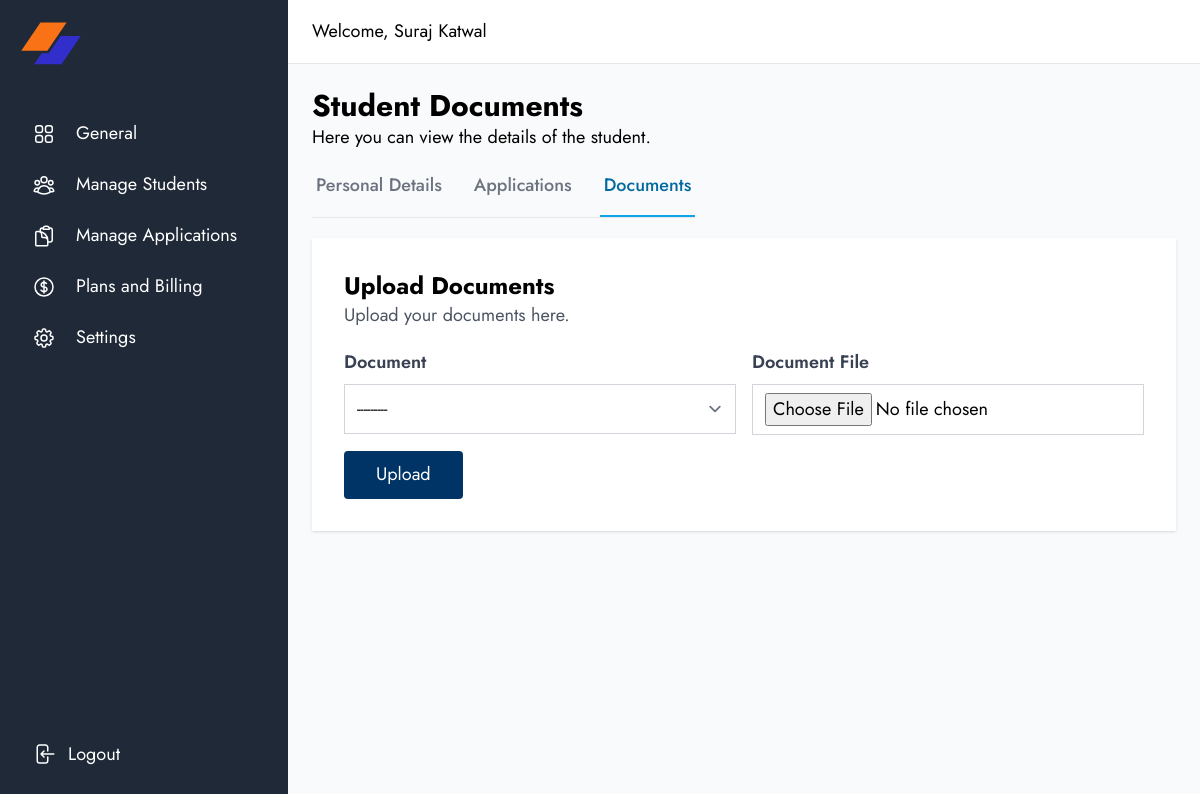
Before: /consultancy/dashboard/student/3/documents/ (signed in) with the older database file.
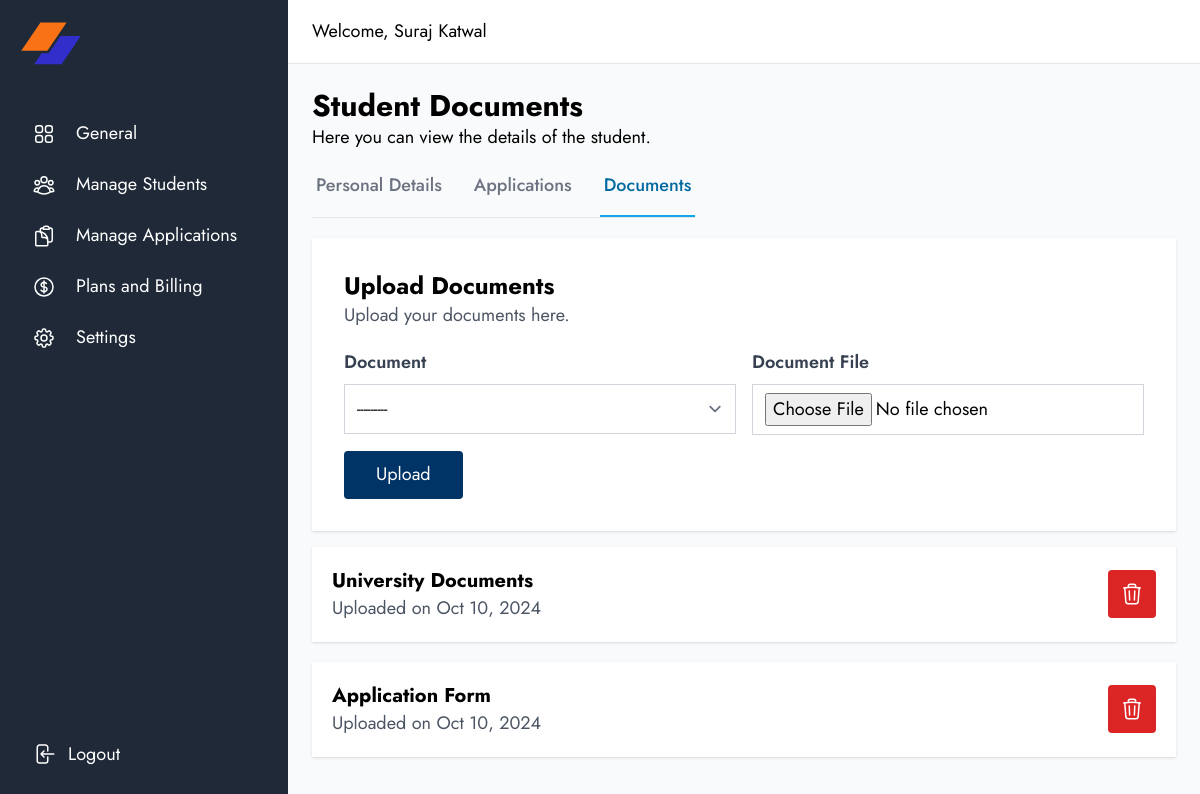
After: the same page with the newer database file.
### student/models.py (models this page shows, shortened)
class Document(models.Model):
    DOCUMENT_CHOICES = (
        ("application_form", "Application Form"),
        ("university_documents", "University Documents"),
        ("business_registration", "Business Registration"),
        ("passport_copy", "Passport Copy"),
        ("visa_request_letter", "Visa Request Letter"),
        ("statement_of_purpose", "Statement of Purpose"),
        ("moe", "MOE"),
        ("character_certificate", "Character Certificate"),
        ("ielts", "IELTS"),
        ("noc_swift", "NOC/Swift"),
        ("medical_report", "Medical Report"),
        ("sponsorship_letter", "Sponsorship Letter"),
        ("ca_report", "CA Report"),
        ("ward_document_relationship", "Ward Document Relationship"),
        ("ward_documents_annual_income", "Ward Documents Annual Income"),
        ("ward_documents_tax_clearance", "Ward Documents Tax Clearance"),
        ("salary_certificate", "Salary Certificate"),
        ("land_lease_agreement", "Land Lease Agreement"),
        ("property_valuation", "Property Valuation"),
        ("lalpurja", "Lalpurja"),
        ("bank_statement", "Bank Statement"),
        ("academic_documents", "Academic Documents"),
        ("others", "Others"),
    )
    STATUS_CHOICES = (
        ("pending", "Pending"),
        ("approved", "Approved"),
        ("rejected", "Rejected"),
    )
    UPLOADER_CHOICES = (
        ("self", "Self"),
        ("consultancy", "Consultancy"),
    )
    user = models.ForeignKey(User, on_delete=models.CASCADE, related_name="documents")
    document = models.CharField(max_length=50, choices=DOCUMENT_CHOICES)
    document_file = models.FileField(upload_to="documents/")
    status = models.CharField(max_length=10, choices=STATUS_CHOICES, default="pending")
    uploader = models.CharField(max_length=20, choices=UPLOADER_CHOICES, default="self")
    created_at = models.DateTimeField(auto_now_add=True)
    updated_at = models.DateTimeField(auto_now=True)
    class Meta:
        db_table = "document"
        verbose_name_plural = "Documents"
        ordering = ["-created_at"]
        unique_together = ("user", "document")

### consultancydocs/views.py (the view)
@login_required(login_url="login")
def student_documents(request, pk):
    if request.user.role != "consultancy":
        messages.error(request, "You are not authorized to view this page.")
        return redirect("error")
    form = DocumentForm(request.POST or None, request.FILES or None)
    student = User.objects.get(pk=pk)
    documents = Document.objects.filter(user=student)
    try:
        if request.method == "POST" and form.is_valid():
            Document.objects.create(user=student, **form.cleaned_data)
            messages.success(request, "Document uploaded successfully.")
    except IntegrityError:
        messages.error(request, "This document already exists.")
    context = {"student": student, "form": form, "documents": documents}
    return render(request, "dashboard/student_documents.html", context)

### student/forms.py
class DocumentForm(forms.ModelForm):
    class Meta:
        model = Document
        fields = [
            "document",
            "document_file",
        ]
        labels = {
            "document": _("Document"),
            "document_file": _("Document File"),
        }
        widgets = {
            "document": forms.Select(attrs={"class": "input__text"}),
            "document_file": forms.FileInput(attrs={"class": "input__file"}),
        }

### users/context.py (called while the page is built)
def consultancy(request):
    is_profile_complete = False
    if request.user.is_authenticated:
        if request.user.role == "consultancy":
            consultancy = request.user.role == "consultancy"
            is_profile_complete = Consultancy.objects.filter(user=request.user).exists()
            return {
                "consultancy": consultancy,
                "is_profile_complete": is_profile_complete,
            }
        elif request.user.role == "student":
            consultancy = request.user.associated_with
            return {
                "student_consultancy": consultancy,
            }
    return {
        "consultancy": None,
        "is_profile_complete": False,
        "student_consultancy": None,
    }

### templates/dashboard/student_documents.html (shortened to what this page needs)
{%extends 'base/dashboard_base.html'%}
{%block content%}
<div class="mb-3">
    <h4 class="text-3xl font-bold">Student Documents</h4>
    <p class="max-w-3xl">
        Here you can view the details of the student.
    </p>
</div>
<div class="my-5">
    <div class="my-5">
        <div class="border-b border-gray-200 w-fit">
            <nav class="flex gap-6 text-lg" aria-label="Tabs">
                <a href="{% url 'student_detail' student.id %}"
                    class="shrink-0 border-b-2 px-1 pb-4 font-medium hover:border-gray-300 hover:text-gray-700
                    {% if request.resolver_match.url_name == 'student_detail' %}border-sky-500 text-sky-700{% else %}border-transparent text-gray-500{% endif %}">
                    Personal Details
                </a>
                <a href="{% url 'admin_student_application' student.id %}"
                    class="shrink-0 border-b-2 px-1 pb-4 font-medium hover:border-gray-300 hover:text-gray-700
                    {% if request.resolver_match.url_name == 'admin_student_application' %}border-sky-500 text-sky-700{% else %}border-transparent text-gray-500{% endif %}">
                    Applications
                </a>
                <a href="{% url 'admin_student_documents' student.id %}"
                    class="shrink-0 border-b-2 px-1 pb-4 font-medium hover:border-gray-300 hover:text-gray-700
                    {% if request.resolver_match.url_name == 'admin_student_documents' %}border-sky-500 text-sky-700{% else %}border-transparent text-gray-500{% endif %}">
                    Documents
                </a>
            </nav>
        </div>
    </div>
</div>
<div class="my-4">
    <div class="bg-white w-full shadow p-5 md:p-8">
        <div class="mb-5">
            <h1 class="text-2xl font-bold">Upload Documents</h1>
            <p class="text-gray-600">
                Upload your documents here.
            </p>
        </div>
        <form id="contact__form" method="POST" enctype="multipart/form-data" novalidate>
            <div class="grid grid-cols-1 md:grid-cols-2 gap-4 md:ga-8">
                {% for field in form %}
                <div class="mb-4">
                    <label for="{{ field.id_for_label }}" class="block text-gray-700 font-semibold mb-2">
                        {{ field.label }}
                    </label>
                    {{ field }}
                </div>
                {% endfor %}
            </div>
            <button id="test__submit" type="submit" class="btn__primary">Upload</button>
        </form>
    </div>
</div>
<div class="mb-4 md:mb-8">
    {% for doc in documents %}
    <div class="bg-white w-full mb-5 shadow p-5 flex flex-col md:flex-row md:items-center justify-between">
        <div class="">
            <h1 class="text-lg md:text-xl font-bold capitalize">{{ doc.get_document_display }}</h1>
            <p class="text-gray-600">
                Uploaded on {{ doc.created_at | date:"M d, Y" }}
            </p>
        </div>
        <div class="flex gap-2 justify-start md:justify-center">
            <form action="{% url 'delete_document' doc.id %}" method="post" class="delete-form">
                <button type="button" class="text-white cursor-pointer bg-red-600 p-3 rounded delete-btn">
                </button>
            </form>
        </div>
    </div>
    {% endfor %}
</div>
{%endblock%}

Changed rows visible on the page:
added Document: document "University Documents", created_at "Oct 10, 2024"
added Document: document "Application Form", created_at "Oct 10, 2024"
